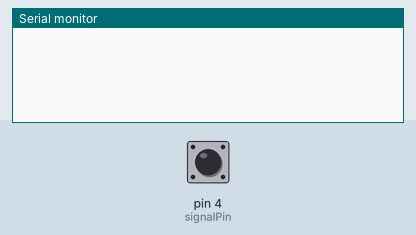
Simulated run of this sketch. Board: Arduino Uno, built with avr-gcc and run on an emulated ATmega328P. Shown: the last lines printed to the serial monitor. The test bench sets the inputs (shaded band); at power-on: pin 4 (signalPin) HIGH.

Above: at 1.2 s.
1.3 s: pin 4 (signalPin) driven LOW
At 3.5 s:
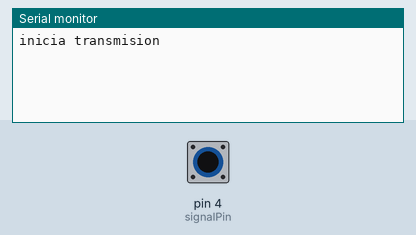
4.3 s: pin 4 (signalPin) pulsed HIGH 5 times (0.12 s each, 0.3 s apart)
At 7.52 s:
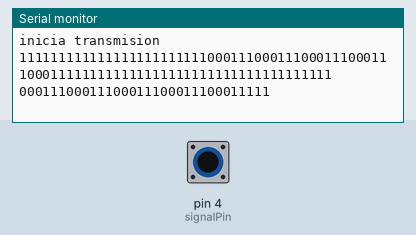

Measured:
- after the input at 1.3 s, the serial monitor: prints a new line after 1.8 s (image 1)
- after the input at 4.3 s, the serial monitor: prints a new line after 3.1 s (image 2)

The sketch:

Receptor.ino
```cpp
int signalPin =  4;
String recibe="";
String temp="";
int van=0;
int van1=0;
int van0=0;
int recibiendo=0;

void setup()   {
  pinMode(signalPin, INPUT); // initialize the digital pin as an output:
  Serial.begin(9600);  // initialize serial communications at 9600 bps:
}

int estoy=0;
bool h1000=0;

void loop()
{

  delay(50);

  if(LOW == digitalRead(signalPin)){
    if(recibiendo==1){
      temp=temp+"1";
    }
    van1++;
    van0=0;
  }else{
    if(recibiendo==1){
      temp=temp+"0";
    }
    van0++;
    van1=0;
  }
  //Serial.println(van1);

  if(van1>35){
    van1=0;
    if(recibiendo==0){
      recibiendo=1;
      Serial.println("inicia transmision");
      temp="";
    }else{
      recibiendo=0;
      Serial.println(temp);
      int pini=0;
      int pfin=temp.length()-1;
      while(temp.charAt(pini)=='1')
        pini++;
      while(temp.charAt(pfin)=='1')
        pfin--;
      while(temp.charAt(pfin)=='0')
        pfin--;
      while(((pfin-pini)/4)%8!=0)
        pfin++;
      temp=temp.substring(pini, pfin);

      Serial.println(temp);
      int cont=0;
      int suma=0;
      int bits[8];
      int posbit=0;
      int val=0;
      String cadfin="";
      for(int i=0; i<temp.length(); i++){
        suma=temp.substring(i,i+1).toInt()+suma;
        cont++;
        if(cont==4){
          cont=0;
          bits[posbit]=round(suma/4.0);
          suma=0;
          posbit++;
        }
        if(posbit==8){
          if(bits[0]==1){
            for(int j=7; j>0; j--){
              bits[j]=bits[j-1];
            }
            bits[0]=0;
          }
          Serial.println("En bits");
          for(int j=0; j<7; j++)
            Serial.print(bits[j]);
          Serial.println(bits[7]);
            val=bits[0]*128+bits[1]*64+bits[2]*32+bits[3]*16+bits[4]*8+bits[5]*4+bits[6]*2+bits[7]*1;
            if((char)val == '@')
               cadfin=cadfin+" ";
            else
               cadfin=cadfin+(char)val;
            val=0;
            posbit=0;
          }
      }
      Serial.println(cadfin);
      Serial.println("fin transmision");
      temp="";
    }
  }


}
```
